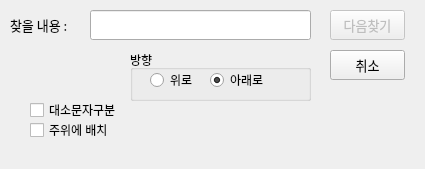
<?xml version="1.0" encoding="UTF-8"?>
<ui version="4.0">
 <class>Dialog</class>
 <widget class="QDialog" name="Dialog">
  <property name="geometry">
   <rect>
    <x>0</x>
    <y>0</y>
    <width>425</width>
    <height>169</height>
   </rect>
  </property>
  <property name="windowTitle">
   <string>찾기</string>
  </property>
  <widget class="QLabel" name="label_findstr">
   <property name="geometry">
    <rect>
     <x>10</x>
     <y>10</y>
     <width>81</width>
     <height>30</height>
    </rect>
   </property>
   <property name="font">
    <font>
     <family>나눔고딕</family>
     <pointsize>10</pointsize>
    </font>
   </property>
   <property name="text">
    <string>찾을 내용 : </string>
   </property>
  </widget>
  <widget class="QLineEdit" name="lineEdit">
   <property name="geometry">
    <rect>
     <x>90</x>
     <y>10</y>
     <width>221</width>
     <height>30</height>
    </rect>
   </property>
   <property name="font">
    <font>
     <family>나눔고딕</family>
     <pointsize>10</pointsize>
    </font>
   </property>
  </widget>
  <widget class="QPushButton" name="pushButton_findnext">
   <property name="enabled">
    <bool>false</bool>
   </property>
   <property name="geometry">
    <rect>
     <x>330</x>
     <y>10</y>
     <width>75</width>
     <height>30</height>
    </rect>
   </property>
   <property name="font">
    <font>
     <family>나눔고딕</family>
     <pointsize>10</pointsize>
    </font>
   </property>
   <property name="text">
    <string>다음찾기</string>
   </property>
  </widget>
  <widget class="QPushButton" name="pushButton_cancel">
   <property name="enabled">
    <bool>true</bool>
   </property>
   <property name="geometry">
    <rect>
     <x>330</x>
     <y>50</y>
     <width>75</width>
     <height>30</height>
    </rect>
   </property>
   <property name="font">
    <font>
     <family>나눔고딕</family>
     <pointsize>10</pointsize>
    </font>
   </property>
   <property name="text">
    <string>취소</string>
   </property>
  </widget>
  <widget class="QCheckBox" name="checkBox">
   <property name="geometry">
    <rect>
     <x>30</x>
     <y>100</y>
     <width>101</width>
     <height>20</height>
    </rect>
   </property>
   <property name="text">
    <string>대소문자구분</string>
   </property>
  </widget>
  <widget class="QCheckBox" name="checkBox_2">
   <property name="geometry">
    <rect>
     <x>30</x>
     <y>120</y>
     <width>101</width>
     <height>20</height>
    </rect>
   </property>
   <property name="text">
    <string>주위에 배치</string>
   </property>
  </widget>
  <widget class="QGroupBox" name="groupBox">
   <property name="geometry">
    <rect>
     <x>130</x>
     <y>50</y>
     <width>181</width>
     <height>51</height>
    </rect>
   </property>
   <property name="title">
    <string>방향</string>
   </property>
   <widget class="QRadioButton" name="radioButton_2">
    <property name="geometry">
     <rect>
      <x>80</x>
      <y>20</y>
      <width>61</width>
      <height>20</height>
     </rect>
    </property>
    <property name="text">
     <string>아래로</string>
    </property>
    <property name="checked">
     <bool>true</bool>
    </property>
   </widget>
   <widget class="QRadioButton" name="radioButton">
    <property name="geometry">
     <rect>
      <x>20</x>
      <y>20</y>
      <width>51</width>
      <height>20</height>
     </rect>
    </property>
    <property name="text">
     <string>위로</string>
    </property>
   </widget>
  </widget>
 </widget>
 <resources/>
 <connections/>
</ui>
